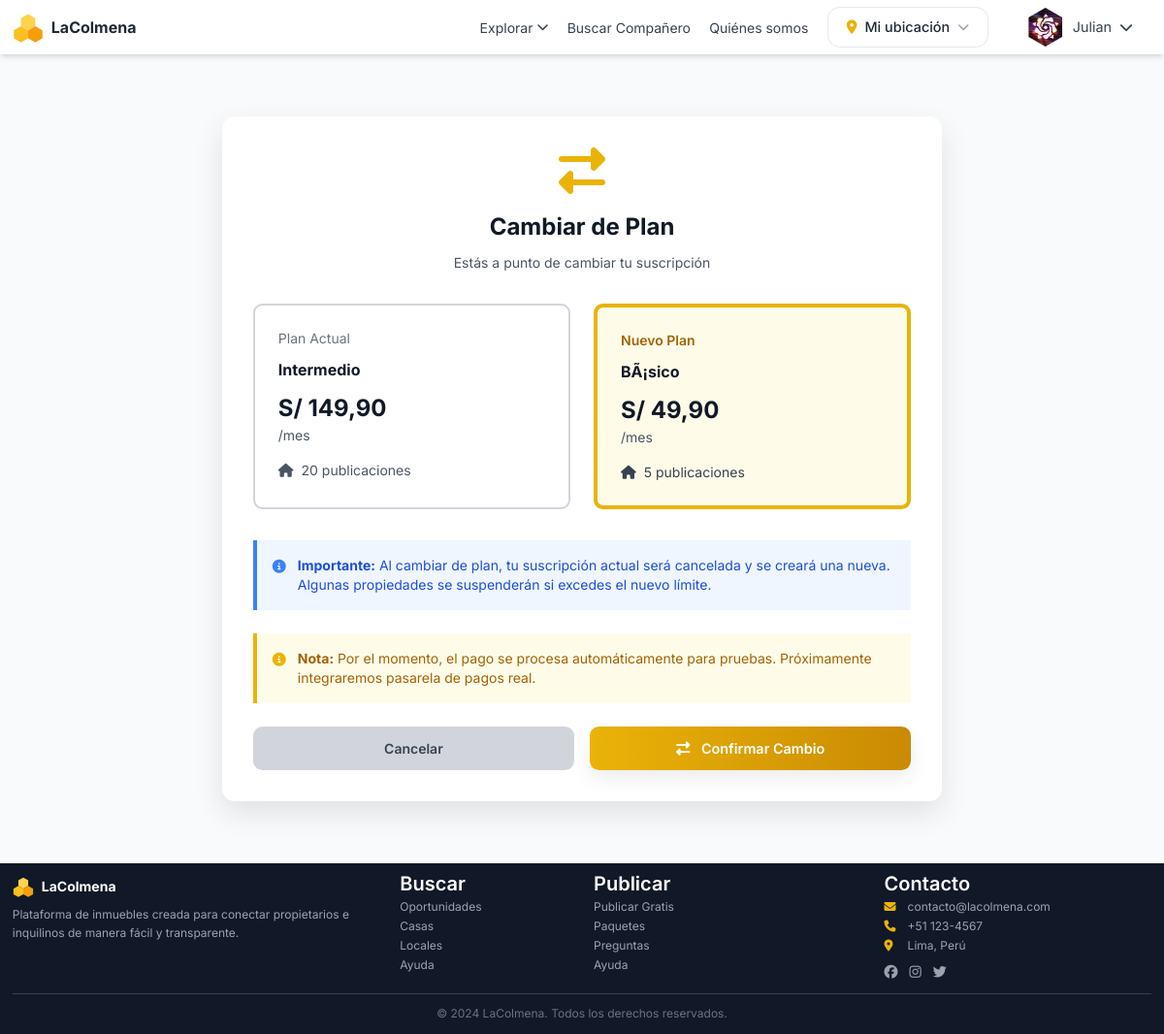
The app's page /suscripciones/suscribirse/2/ (signed in) with its own data.
### usuarios/models.py (models this page shows, shortened)
class Usuario(AbstractUser):
    TIPO_CHOICES = [
        ('usuario', 'Usuario'),
        ('propietario', 'Propietario'),
    ]
    TIPO_AVATAR_CHOICES = [
        ('foto', 'Foto'),
        ('icono', 'Icono'),
    ]
    tipo = models.CharField(max_length=15, choices=TIPO_CHOICES, default='usuario')
    telefono = models.CharField(max_length=15, blank=True)
    telefono_validado = models.BooleanField(default=False)
    email_validado = models.BooleanField(default=False)
    foto_perfil = models.ImageField(upload_to='perfiles/', blank=True, null=True)
    tipo_avatar = models.CharField(max_length=10, choices=TIPO_AVATAR_CHOICES, default='foto')
    icono_avatar = models.CharField(max_length=10, blank=True, help_text='Emoji o código del icono')
    fecha_nacimiento = models.DateField(blank=True, null=True)
    direccion = models.TextField(blank=True)
    biografia = models.TextField(blank=True, max_length=500)
    recibir_notificaciones = models.BooleanField(default=True)
    fecha_registro = models.DateTimeField(auto_now_add=True)
    fecha_actualizacion = models.DateTimeField(auto_now=True)
    class Meta:
        verbose_name = 'Usuario'
        verbose_name_plural = 'Usuarios'
    def es_propietario(self):
        return self.tipo == 'propietario'
    def notificaciones_no_leidas(self):
        return self.notificaciones.filter(leida=False).count()
    def tiene_validaciones_completas(self):
        return self.telefono_validado and self.email_validado
    def necesita_validaciones(self):
        return not self.tiene_validaciones_completas()

### suscripciones/models.py (models this page shows, shortened)
class Suscripcion(models.Model):
    ESTADO_CHOICES = [
        ('activa', 'Activa'),
        ('vencida', 'Vencida'),
        ('cancelada', 'Cancelada'),
    ]
    usuario = models.ForeignKey(settings.AUTH_USER_MODEL, on_delete=models.CASCADE, related_name='suscripciones')
    plan = models.ForeignKey(PlanSuscripcion, on_delete=models.PROTECT, related_name='suscripciones')
    estado = models.CharField(max_length=15, choices=ESTADO_CHOICES, default='activa')
    fecha_inicio = models.DateTimeField(auto_now_add=True)
    fecha_vencimiento = models.DateTimeField()
    fecha_cancelacion = models.DateTimeField(null=True, blank=True)
    auto_renovar = models.BooleanField(default=False)
    class Meta:
        verbose_name = 'Suscripción'
        verbose_name_plural = 'Suscripciones'
        ordering = ['-fecha_inicio']

class PlanSuscripcion(models.Model):
    nombre = models.CharField(max_length=100)
    descripcion = models.TextField()
    precio = models.DecimalField(max_digits=10, decimal_places=2)
    duracion_dias = models.IntegerField(help_text='Duración en días')
    max_publicaciones = models.IntegerField(help_text='Número máximo de publicaciones activas')
    destacar_publicaciones = models.BooleanField(default=False)
    destacados_incluidos_mes = models.IntegerField(default=0, help_text='Número de destacados incluidos por mes')
    puede_comprar_destacados = models.BooleanField(default=False, help_text='¿Puede comprar destacados adicionales?')
    soporte_prioritario = models.BooleanField(default=False)
    activo = models.BooleanField(default=True)
    orden = models.IntegerField(default=0)
    class Meta:
        verbose_name = 'Plan de suscripción'
        verbose_name_plural = 'Planes de suscripción'
        ordering = ['orden', 'precio']

### suscripciones/views.py (the view, shortened to what this page needs)
# urls.py: path('suscribirse/<int:plan_id>/', views.suscribirse, name='suscribirse'),
@login_required
def suscribirse(request, plan_id):
    plan = get_object_or_404(PlanSuscripcion, pk=plan_id, activo=True)
    if not request.user.es_propietario():
        messages.warning(request, 'Debes ser propietario para suscribirte')
        return redirect('usuarios:convertir_propietario')
    suscripcion_existente = Suscripcion.objects.filter(
        usuario=request.user,
        estado='activa'
    ).first()
    if suscripcion_existente:
        context = {
            'plan': plan,
            'suscripcion_actual': suscripcion_existente,
            'cambio_plan': True,
        }
        return render(request, 'suscripciones/suscribirse.html', context)

### suscripciones/templates/suscripciones/suscribirse.html (shortened to what this page needs)
{% extends 'base.html' %}
{% block content %}
<div class="bg-gray-50 min-h-screen py-16">
    <div class="max-w-3xl mx-auto px-4 sm:px-6 lg:px-8">
        <div class="bg-white rounded-2xl shadow-xl p-8">
            {% if cambio_plan %}
            <div class="text-center mb-8">
                <i class="fas fa-exchange-alt text-yellow-500 text-5xl mb-4"></i>
                <h1 class="text-3xl font-bold text-gray-900 mb-2">Cambiar de Plan</h1>
                <p class="text-gray-600">Estás a punto de cambiar tu suscripción</p>
            </div>
            <div class="grid grid-cols-2 gap-6 mb-8">
                <div class="border-2 border-gray-300 rounded-lg p-6">
                    <p class="text-sm text-gray-500 mb-2">Plan Actual</p>
                    <h3 class="text-xl font-bold text-gray-900 mb-2">{{ suscripcion_actual.plan.nombre }}</h3>
                    <p class="text-3xl font-bold text-gray-900">S/ {{ suscripcion_actual.plan.precio }}</p>
                    <p class="text-sm text-gray-600">/mes</p>
                    <div class="mt-4 text-sm text-gray-600">
                        <p><i class="fas fa-home mr-2"></i>{{ suscripcion_actual.plan.max_publicaciones }} publicaciones</p>
                    </div>
                </div>
                <div class="border-4 border-yellow-500 rounded-lg p-6 bg-yellow-50">
                    <p class="text-sm text-yellow-700 mb-2 font-semibold">Nuevo Plan</p>
                    <h3 class="text-xl font-bold text-gray-900 mb-2">{{ plan.nombre }}</h3>
                    <p class="text-3xl font-bold text-gray-900">S/ {{ plan.precio }}</p>
                    <p class="text-sm text-gray-600">/mes</p>
                    <div class="mt-4 text-sm text-gray-700">
                        <p><i class="fas fa-home mr-2"></i>{% if plan.max_publicaciones == 999 %}Ilimitadas{% else %}{{ plan.max_publicaciones }}{% endif %} publicaciones</p>
                    </div>
                </div>
            </div>
            <div class="bg-blue-50 border-l-4 border-blue-500 p-4 mb-6">
                <div class="flex">
                    <i class="fas fa-info-circle text-blue-500 mt-1 mr-3"></i>
                    <div>
                        <p class="text-sm text-blue-700">
                            <strong>Importante:</strong> Al cambiar de plan, tu suscripción actual será cancelada y se creará una nueva.
                            {% if plan.max_publicaciones > suscripcion_actual.plan.max_publicaciones %}
                            Podrás activar más propiedades automáticamente.
                            {% elif plan.max_publicaciones < suscripcion_actual.plan.max_publicaciones %}
                            Algunas propiedades se suspenderán si excedes el nuevo límite.
                            {% endif %}
                        </p>
                    </div>
                </div>
            </div>
            {% endif %}
            <form method="post" class="space-y-6">
                <div class="bg-yellow-50 border-l-4 border-yellow-500 p-4">
                    <div class="flex">
                        <i class="fas fa-info-circle text-yellow-500 mt-1 mr-3"></i>
                        <div>
                            <p class="text-sm text-yellow-700">
                                <strong>Nota:</strong> Por el momento, el pago se procesa automáticamente para pruebas.
                                Próximamente integraremos pasarela de pagos real.
                            </p>
                        </div>
                    </div>
                </div>
                <div class="flex gap-4">
                    <a href="{% url 'suscripciones:planes' %}"
                       class="flex-1 text-center bg-gray-300 hover:bg-gray-400 text-gray-700 font-semibold py-3 px-6 rounded-lg transition">
                        Cancelar
                    </a>
                    <button type="submit"
                            class="flex-1 bg-gradient-to-r from-yellow-500 to-yellow-600 hover:from-yellow-600 hover:to-yellow-700 text-white font-semibold py-3 px-6 rounded-lg transition shadow-lg">
                        {% if cambio_plan %}
                            <i class="fas fa-exchange-alt mr-2"></i> Confirmar Cambio
                        {% else %}
                            <i class="fas fa-check-circle mr-2"></i> Confirmar Suscripción
                        {% endif %}
                    </button>
                </div>
            </form>
        </div>
    </div>
</div>
{% endblock %}

### templates/base.html (shortened to what this page needs)
{% load static %}
<!DOCTYPE html>
<html lang="es">
<head>
    <link rel="stylesheet" href="{% static 'css/output.css' %}">
    <link rel="stylesheet" href="https://cdnjs.cloudflare.com/ajax/libs/font-awesome/6.5.1/css/all.min.css">
</head>
<body>
    <nav class="bg-white shadow-md relative z-20">
        <div class="w-full px-0">
            <div class="flex justify-between items-center h-16 px-4">
                <div class="flex items-center">
                    <a href="{% url 'propiedades:inicio' %}" class="flex items-center space-x-2">
                        <span class="text-xl font-bold text-gray-800">LaColmena</span>
                    </a>
                </div>
                <div class="hidden md:flex items-center space-x-6">
                    <div class="relative group">
                        <a href="{% url 'propiedades:listado' %}" class="flex items-center space-x-1 text-gray-700 hover:text-yellow-500 transition">
                            <span>Explorar</span>
                            <i class="fas fa-chevron-down text-xs"></i>
                        </a>
                    </div>
                    <a href="{% url 'propiedades:buscar_companero' %}" class="text-gray-700 hover:text-yellow-500 transition">Buscar Compañero</a>
                    <a href="{% url 'propiedades:quienes_somos' %}" class="text-gray-700 hover:text-yellow-500 transition">Quiénes somos</a>
                    <div class="relative" data-ubicacion-widget>
                        <button type="button" data-ubicacion-boton
                                class="flex items-center gap-2 bg-white border border-gray-200 hover:border-yellow-400 text-gray-800 text-sm font-medium pl-3 pr-2.5 py-1.5 rounded-full transition">
                            <i class="fas fa-map-marker-alt text-yellow-500"></i>
                            <span data-ubicacion-texto class="max-w-[140px] truncate">{{ ubicacion_actual.etiqueta|default:"Mi ubicación" }}</span>
                            <i class="fas fa-chevron-down text-xs text-gray-400"></i>
                        </button>
                    </div>
                    {% if user.is_authenticated %}
                        <div class="relative group">
                            <button class="flex items-center space-x-2 text-gray-700 hover:text-yellow-500 transition">
                                {% if user.foto_perfil %}
                                    <div class="relative w-10 h-10" style="clip-path: polygon(50% 0%, 93.3% 25%, 93.3% 75%, 50% 100%, 6.7% 75%, 6.7% 25%);">
                                        <img src="{{ user.foto_perfil.url }}" alt="{{ user.username }}" class="w-full h-full object-cover">
                                    </div>
                                {% endif %}
                                <span>{{ user.first_name|default:user.username }}</span>
                                <i class="fas fa-chevron-down text-sm"></i>
                            </button>
                        </div>
                    {% endif %}
                </div>
            </div>
        </div>
    </nav>
    <main>
        {% block content %}{% endblock %}
    </main>
    <footer class="bg-gray-900 text-white mt-0">
        <div class="max-w-7xl mx-auto px-4 sm:px-6 lg:px-8 py-4">
            <div class="grid grid-cols-1 md:grid-cols-12 gap-6 items-start">
                <div class="md:col-span-4">
                    <div class="flex items-center space-x-2 mb-2">
                        <svg width="22" height="22" viewBox="0 0 100 100" xmlns="http://www.w3.org/2000/svg">
                            <polygon points="50,8 73,21 73,47 50,60 27,47 27,21" fill="#FCD34D" />
                            <polygon points="27,47 50,60 50,86 27,99 4,86 4,60" fill="#FBBF24" />
                            <polygon points="73,47 96,60 96,86 73,99 50,86 50,60" fill="#F59E0B" />
                        </svg>
                        <span class="text-sm font-bold">LaColmena</span>
                    </div>
                    <p class="text-gray-400 text-xs leading-relaxed pr-4">
                        Plataforma de inmuebles creada para conectar propietarios e inquilinos de manera fácil y transparente.
                    </p>
                </div>
                <div class="md:col-span-2">
                    <h3 class="font-semibold mb-2 text-xs text-white">Buscar</h3>
                    <ul class="space-y-1 text-gray-400 text-xs">
                        <li><a href="{% url 'propiedades:listado' %}" class="hover:text-yellow-400 transition-colors">Oportunidades</a></li>
                        <li><a href="{% url 'propiedades:listado' %}?tipo=casa" class="hover:text-yellow-400 transition-colors">Casas</a></li>
                        <li><a href="{% url 'propiedades:listado' %}?tipo=departamento" class="hover:text-yellow-400 transition-colors">Locales</a></li>
                        <li><a href="{% url 'suscripciones:planes' %}" class="hover:text-yellow-400 transition-colors">Ayuda</a></li>
                    </ul>
                </div>
                <div class="md:col-span-3">
                    <h3 class="font-semibold mb-2 text-xs text-white">Publicar</h3>
                    <ul class="space-y-1 text-gray-400 text-xs">
                        <li><a href="{% url 'propiedades:crear' %}" class="hover:text-yellow-400 transition-colors">Publicar Gratis</a></li>
                        <li><a href="{% url 'suscripciones:planes' %}" class="hover:text-yellow-400 transition-colors">Paquetes</a></li>
                        <li><a href="#" class="hover:text-yellow-400 transition-colors">Preguntas</a></li>
                        <li><a href="#" class="hover:text-yellow-400 transition-colors">Ayuda</a></li>
                    </ul>
                </div>
                <div class="md:col-span-3">
                    <h3 class="font-semibold mb-2 text-xs text-white">Contacto</h3>
                    <ul class="space-y-1 text-gray-400 text-xs">
                        <li class="flex items-center">
                            <i class="fas fa-envelope w-4 text-yellow-500"></i>
                            <span class="ml-2">contacto@lacolmena.com</span>
                        </li>
                        <li class="flex items-center">
                            <i class="fas fa-phone w-4 text-yellow-500"></i>
                            <span class="ml-2">+51 123-4567</span>
                        </li>
                        <li class="flex items-center">
                            <i class="fas fa-map-marker-alt w-4 text-yellow-500"></i>
                            <span class="ml-2">Lima, Perú</span>
                        </li>
                    </ul>
                    <div class="flex space-x-3 mt-2">
                        <a href="#" class="text-gray-400 hover:text-yellow-400 transition-colors">
                            <i class="fab fa-facebook text-sm"></i>
                        </a>
                        <a href="#" class="text-gray-400 hover:text-yellow-400 transition-colors">
                            <i class="fab fa-instagram text-sm"></i>
                        </a>
                        <a href="#" class="text-gray-400 hover:text-yellow-400 transition-colors">
                            <i class="fab fa-twitter text-sm"></i>
                        </a>
                    </div>
                </div>
            </div>
            <hr class="border-gray-700 my-3">
            <div class="text-center text-gray-500 text-xs">
                © 2024 LaColmena. Todos los derechos reservados.
            </div>
        </div>
    </footer>
</body>
</html>

### records on screen
Usuario: foto_perfil (picture), first_name "Julian"
Suscripcion: plan.nombre "Intermedio", plan.precio "149,90", plan.max_publicaciones "20"
PlanSuscripcion: nombre "BÃ¡sico", precio "49,90", max_publicaciones "5"

### other values on screen
{{ ubicacion_actual.etiqueta|default:"Mi ubicación" }} "Mi ubicación"
